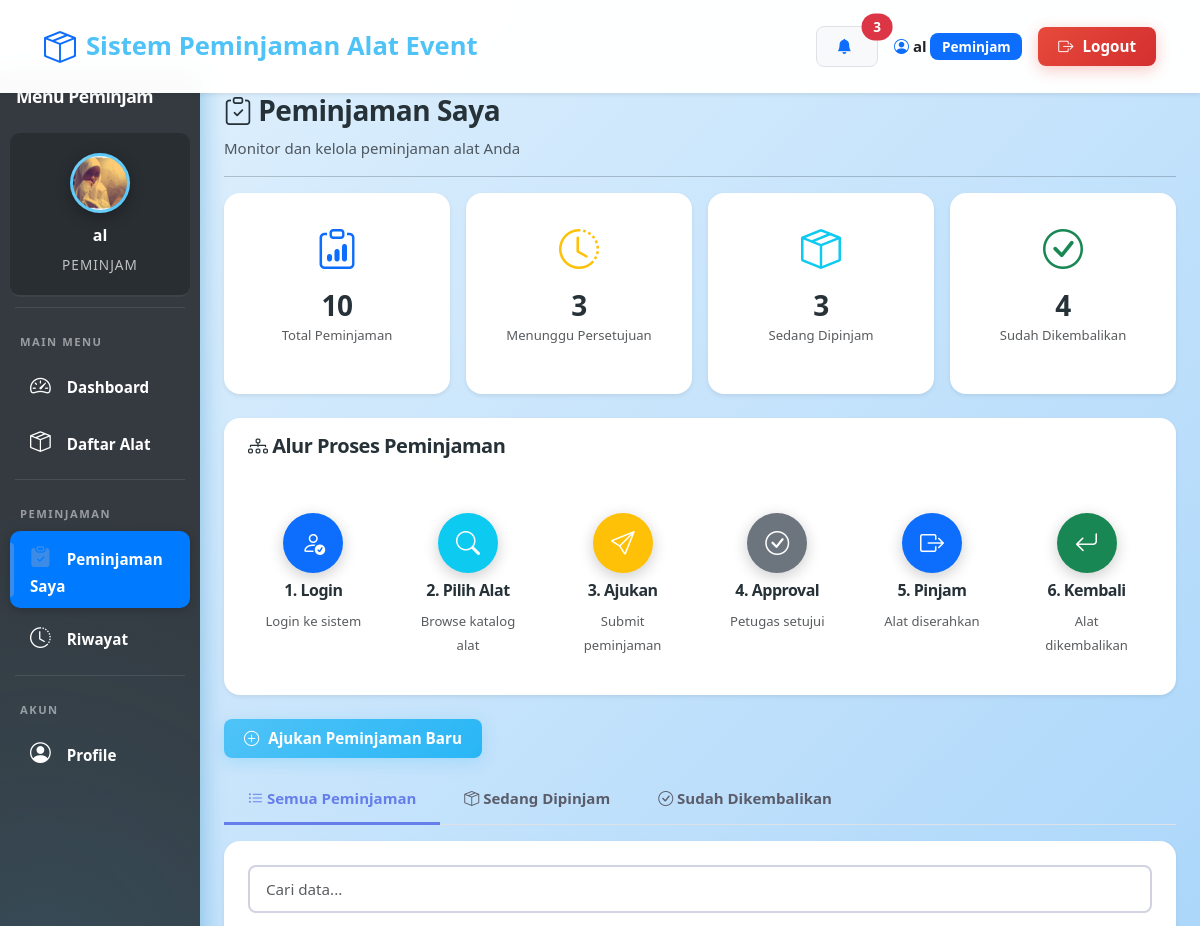
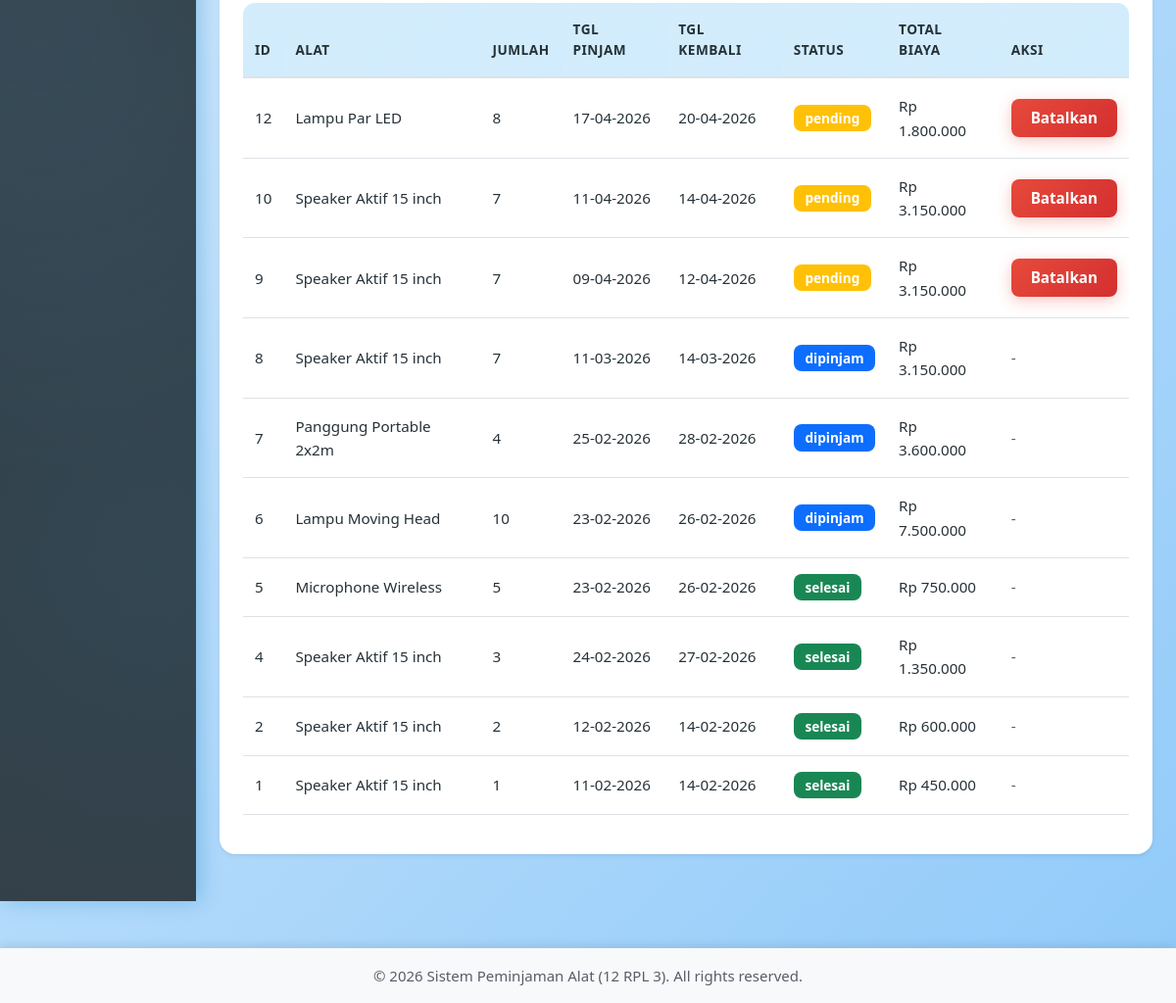
Page /peminjam/peminjaman.php (signed in) on the committed database (2 pictures, top to bottom).
### tables this page shows
CREATE TABLE `peminjaman` (
  `id` int NOT NULL,
  `nama_alat` varchar(50) NOT NULL,
  `peminjam_id` int NOT NULL,
  `tanggal_pinjam` date NOT NULL,
  `tanggal_kembali` date NOT NULL,
  `tanggal_pengembalian` datetime DEFAULT NULL,
  `kondisi_pengembalian` enum('baik','rusak ringan','rusak berat','hilang') DEFAULT 'baik',
  `catatan_pengembalian` text,
  `status` enum('pending','disetujui','ditolak','dipinjam','selesai') DEFAULT 'pending',
  `total_biaya` decimal(10,2) DEFAULT NULL,
  `denda` decimal(10,2) DEFAULT '0.00',
  `keterangan` text,
  `petugas_id` int DEFAULT NULL,
  `created_at` timestamp NULL DEFAULT CURRENT_TIMESTAMP,
  `deleted_at` datetime DEFAULT NULL
);

CREATE TABLE `alat` (
  `id` int NOT NULL,
  `nama_alat` varchar(100) NOT NULL,
  `merk` varchar(100) DEFAULT NULL,
  `kategori_id` int DEFAULT NULL,
  `jumlah_total` int NOT NULL,
  `jumlah_tersedia` int NOT NULL,
  `kondisi` enum('baik','rusak ringan','rusak berat') DEFAULT 'baik',
  `harga_sewa` decimal(10,2) DEFAULT NULL,
  `deskripsi` text,
  `foto` varchar(255) DEFAULT NULL,
  `created_at` timestamp NULL DEFAULT CURRENT_TIMESTAMP,
  `deleted_at` datetime DEFAULT NULL
);

CREATE TABLE `detail_peminjaman` (
  `id` int NOT NULL,
  `peminjaman_id` int NOT NULL,
  `alat_id` int NOT NULL,
  `jumlah` int NOT NULL,
  `harga_satuan` decimal(10,2) DEFAULT NULL,
  `subtotal` decimal(10,2) DEFAULT NULL
);

### peminjam/peminjaman.php (the view, shortened to what this page needs)
<?php
require_once '../config/database.php';
include '../includes/header.php';
$total_peminjaman = mysqli_fetch_assoc(mysqli_query($conn, "SELECT COUNT(*) as total FROM peminjaman WHERE peminjam_id = $user_id"))['total'];
$pending = mysqli_fetch_assoc(mysqli_query($conn, "SELECT COUNT(*) as total FROM peminjaman WHERE peminjam_id = $user_id AND status='pending'"))['total'];
$dipinjam = mysqli_fetch_assoc(mysqli_query($conn, "SELECT COUNT(*) as total FROM peminjaman WHERE peminjam_id = $user_id AND status='dipinjam'"))['total'];
$selesai = mysqli_fetch_assoc(mysqli_query($conn, "SELECT COUNT(*) as total FROM peminjaman WHERE peminjam_id = $user_id AND status='selesai'"))['total'];
?>
<div class="container-fluid">
    <div class="row">
        <?php include '../includes/peminjam_sidebar.php'; ?>
        <div class="col-md-10 p-4">
            <h2><i class="bi bi-clipboard-check"></i> Peminjaman Saya</h2>
            <p class="text-muted">Monitor dan kelola peminjaman alat Anda</p>
            <hr>
            <div class="row g-3 mb-4">
                <div class="col-md-3">
                    <div class="card border-primary shadow-sm h-100">
                        <div class="card-body text-center">
                            <i class="bi bi-clipboard-data text-primary" style="font-size: 2.5rem;"></i>
                            <h2 class="mt-2 mb-0 fw-bold"><?php echo $total_peminjaman; ?></h2>
                            <small class="text-muted">Total Peminjaman</small>
                        </div>
                    </div>
                </div>
                <div class="col-md-3">
                    <div class="card border-warning shadow-sm h-100">
                        <div class="card-body text-center">
                            <i class="bi bi-clock-history text-warning" style="font-size: 2.5rem;"></i>
                            <h2 class="mt-2 mb-0 fw-bold"><?php echo $pending; ?></h2>
                            <small class="text-muted">Menunggu Persetujuan</small>
                        </div>
                    </div>
                </div>
                <div class="col-md-3">
                    <div class="card border-info shadow-sm h-100">
                        <div class="card-body text-center">
                            <i class="bi bi-box-seam text-info" style="font-size: 2.5rem;"></i>
                            <h2 class="mt-2 mb-0 fw-bold"><?php echo $dipinjam; ?></h2>
                            <small class="text-muted">Sedang Dipinjam</small>
                        </div>
                    </div>
                </div>
                <div class="col-md-3">
                    <div class="card border-success shadow-sm h-100">
                        <div class="card-body text-center">
                            <i class="bi bi-check-circle text-success" style="font-size: 2.5rem;"></i>
                            <h2 class="mt-2 mb-0 fw-bold"><?php echo $selesai; ?></h2>
                            <small class="text-muted">Sudah Dikembalikan</small>
                        </div>
                    </div>
                </div>
            </div>
            <div class="card mb-4 shadow-sm">
                <div class="card-header bg-gradient text-white" style="background: linear-gradient(135deg, #667eea 0%, #764ba2 100%);">
                    <h5 class="mb-0"><i class="bi bi-diagram-3"></i> Alur Proses Peminjaman</h5>
                </div>
                <div class="card-body">
                    <div class="row text-center">
                        <div class="col-md-2">
                            <div class="process-step">
                                <div class="process-icon bg-primary">
                                    <i class="bi bi-person-check"></i>
                                </div>
                                <h6 class="mt-2">1. Login</h6>
                                <small class="text-muted">Login ke sistem</small>
                            </div>
                        </div>
                        <div class="col-md-2">
                            <div class="process-step">
                                <div class="process-icon bg-info">
                                    <i class="bi bi-search"></i>
                                </div>
                                <h6 class="mt-2">2. Pilih Alat</h6>
                                <small class="text-muted">Browse katalog alat</small>
                            </div>
                        </div>
                        <div class="col-md-2">
                            <div class="process-step">
                                <div class="process-icon bg-warning">
                                    <i class="bi bi-send"></i>
                                </div>
                                <h6 class="mt-2">3. Ajukan</h6>
                                <small class="text-muted">Submit peminjaman</small>
                            </div>
                        </div>
                        <div class="col-md-2">
                            <div class="process-step">
                                <div class="process-icon bg-secondary">
                                    <i class="bi bi-check-circle"></i>
                                </div>
                                <h6 class="mt-2">4. Approval</h6>
                                <small class="text-muted">Petugas setujui</small>
                            </div>
                        </div>
                        <div class="col-md-2">
                            <div class="process-step">
                                <div class="process-icon bg-primary">
                                    <i class="bi bi-box-arrow-right"></i>
                                </div>
                                <h6 class="mt-2">5. Pinjam</h6>
                                <small class="text-muted">Alat diserahkan</small>
                            </div>
                        </div>
                        <div class="col-md-2">
                            <div class="process-step">
                                <div class="process-icon bg-success">
                                    <i class="bi bi-arrow-return-left"></i>
                                </div>
                                <h6 class="mt-2">6. Kembali</h6>
                                <small class="text-muted">Alat dikembalikan</small>
                            </div>
                        </div>
                    </div>
                </div>
            </div>
            <a href="alat.php" class="btn btn-primary mb-3">
                <i class="bi bi-plus-circle"></i> Ajukan Peminjaman Baru
            </a>
            <ul class="nav nav-tabs mb-3" role="tablist">
                <li class="nav-item">
                    <button class="nav-link active" data-bs-toggle="tab" data-bs-target="#semua">
                        <i class="bi bi-list-ul"></i> Semua Peminjaman
                    </button>
                </li>
                <li class="nav-item">
                    <button class="nav-link" data-bs-toggle="tab" data-bs-target="#dipinjam">
                        <i class="bi bi-box-seam"></i> Sedang Dipinjam
                    </button>
                </li>
                <li class="nav-item">
                    <button class="nav-link" data-bs-toggle="tab" data-bs-target="#dikembalikan">
                        <i class="bi bi-check-circle"></i> Sudah Dikembalikan
                    </button>
                </li>
            </ul>
            <div class="tab-content">
                <div class="tab-pane fade show active" id="semua">
                    <div class="card shadow-sm">
                        <div class="card-body">
                            <div class="table-responsive">
                                <table class="table table-hover">
                                    <thead class="table-light">
                                        <tr>
                                            <th>ID</th>
                                            <th>Alat</th>
                                            <th>Jumlah</th>
                                            <th>Tgl Pinjam</th>
                                            <th>Tgl Kembali</th>
                                            <th>Status</th>
                                            <th>Total Biaya</th>
                                            <th>Aksi</th>
                                        </tr>
                                    </thead>
                                    <tbody>
                                        <?php
                                        $query = "SELECT p.* FROM peminjaman p
                                                 WHERE p.peminjam_id = $user_id
                                                 ORDER BY p.id DESC";
                                        $result = mysqli_query($conn, $query);
                                        if (mysqli_num_rows($result) == 0):
                                        ?>
                                        <tr>
                                            <td colspan="8" class="text-center text-muted py-4">Belum ada peminjaman</td>
                                        </tr>
                                        <?php else: ?>
                                        <?php while ($row = mysqli_fetch_assoc($result)):
                                            $detail_q = "SELECT dp.jumlah, a.nama_alat FROM detail_peminjaman dp
                                                        JOIN alat a ON dp.alat_id = a.id
                                                        WHERE dp.peminjaman_id = {$row['id']}
                                                        LIMIT 1";
                                            $detail = mysqli_fetch_assoc(mysqli_query($conn, $detail_q));
                                            $status_badge = [
                                                'pending' => 'warning',
                                                'disetujui' => 'info',
                                                'dipinjam' => 'primary',
                                                'selesai' => 'success',
                                                'ditolak' => 'danger'
                                            ];
                                            $badge = $status_badge[$row['status']] ?? 'secondary';
                                        ?>
                                        <tr>
                                            <td><?php echo $row['id']; ?></td>
                                            <td><?php echo $detail['nama_alat'] ?? '-'; ?></td>
                                            <td><?php echo $detail['jumlah'] ?? '-'; ?></td>
                                            <td><?php echo date('d-m-Y', strtotime($row['tanggal_pinjam'])); ?></td>
                                            <td><?php echo date('d-m-Y', strtotime($row['tanggal_kembali'])); ?></td>
                                            <td><span class="badge bg-<?php echo $badge; ?>"><?php echo $row['status']; ?></span></td>
                                            <td>Rp <?php echo number_format($row['total_biaya'], 0, ',', '.'); ?></td>
                                            <td>
                                                <?php if ($row['status'] == 'pending'): ?>
                                                <button class="btn btn-sm btn-danger" onclick="if(confirm('Yakin batalkan?')) location.href='?cancel=<?php echo $row['id']; ?>'">Batalkan</button>
                                                <?php else: ?>
                                                <span class="text-muted">-</span>
                                                <?php endif; ?>
                                            </td>
                                        </tr>
                                        <?php endwhile; ?>
                                        <?php endif; ?>
                                    </tbody>
                                </table>
                            </div>
                        </div>
                    </div>
                </div>
            </div>
        </div>
    </div>
</div>
<?php include '../includes/footer.php'; ?>

### rows in the picture
peminjaman: id "12", alat.nama_alat "Lampu Par LED", detail_peminjaman.jumlah "8", tanggal_pinjam "17-04-2026", tanggal_kembali "20-04-2026", status "pending", total_biaya "1.800.000"
peminjaman: id "10", alat.nama_alat "Speaker Aktif 15 inch", detail_peminjaman.jumlah "7", tanggal_pinjam "11-04-2026", tanggal_kembali "14-04-2026", status "pending", total_biaya "3.150.000"
peminjaman: id "9", alat.nama_alat "Speaker Aktif 15 inch", detail_peminjaman.jumlah "7", tanggal_pinjam "09-04-2026", tanggal_kembali "12-04-2026", status "pending", total_biaya "3.150.000"
peminjaman: id "8", alat.nama_alat "Speaker Aktif 15 inch", detail_peminjaman.jumlah "7", tanggal_pinjam "11-03-2026", tanggal_kembali "14-03-2026", status "dipinjam", total_biaya "3.150.000"
peminjaman: id "7", alat.nama_alat "Panggung Portable 2x2m", detail_peminjaman.jumlah "4", tanggal_pinjam "25-02-2026", tanggal_kembali "28-02-2026", status "dipinjam", total_biaya "3.600.000"
peminjaman: id "6", alat.nama_alat "Lampu Moving Head", detail_peminjaman.jumlah "10", tanggal_pinjam "23-02-2026", tanggal_kembali "26-02-2026", status "dipinjam", total_biaya "7.500.000"
peminjaman: id "5", alat.nama_alat "Microphone Wireless", detail_peminjaman.jumlah "5", tanggal_pinjam "23-02-2026", tanggal_kembali "26-02-2026", status "selesai", total_biaya "750.000"
peminjaman: id "4", alat.nama_alat "Speaker Aktif 15 inch", detail_peminjaman.jumlah "3", tanggal_pinjam "24-02-2026", tanggal_kembali "27-02-2026", status "selesai", total_biaya "1.350.000"
peminjaman: id "2", alat.nama_alat "Speaker Aktif 15 inch", detail_peminjaman.jumlah "2", tanggal_pinjam "12-02-2026", tanggal_kembali "14-02-2026", status "selesai", total_biaya "600.000"
peminjaman: id "1", alat.nama_alat "Speaker Aktif 15 inch", detail_peminjaman.jumlah "1", tanggal_pinjam "11-02-2026", tanggal_kembali "14-02-2026", status "selesai", total_biaya "450.000"

### other values in the picture
$notif_count "3"
$_SESSION['nama'] "al"
$_SESSION['role'] "Peminjam"
$_SESSION['role'] "PEMINJAM"
$total_peminjaman "10"
$pending "3"
$dipinjam "3"
$selesai "4"
